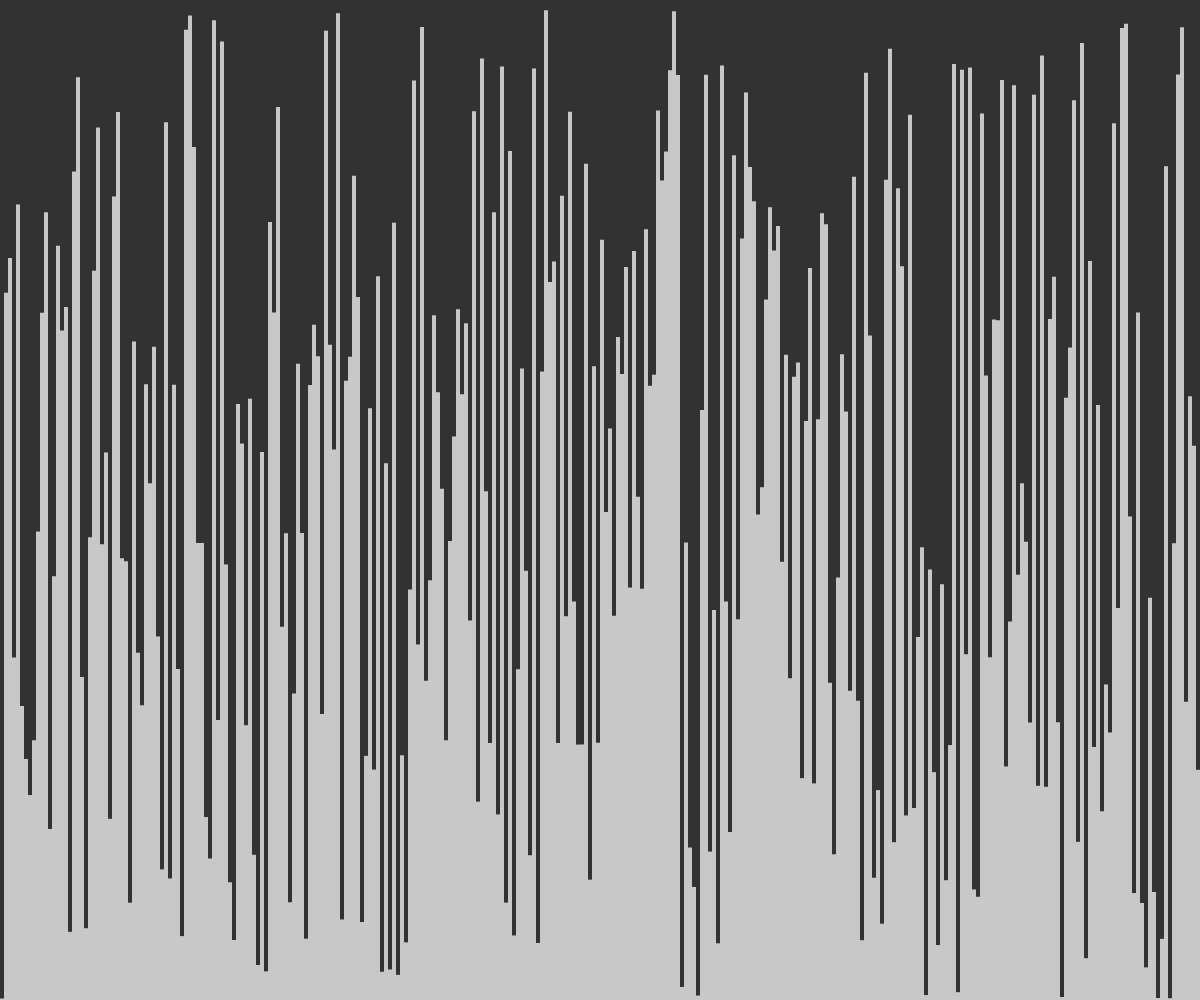
Frame 1 (no input)
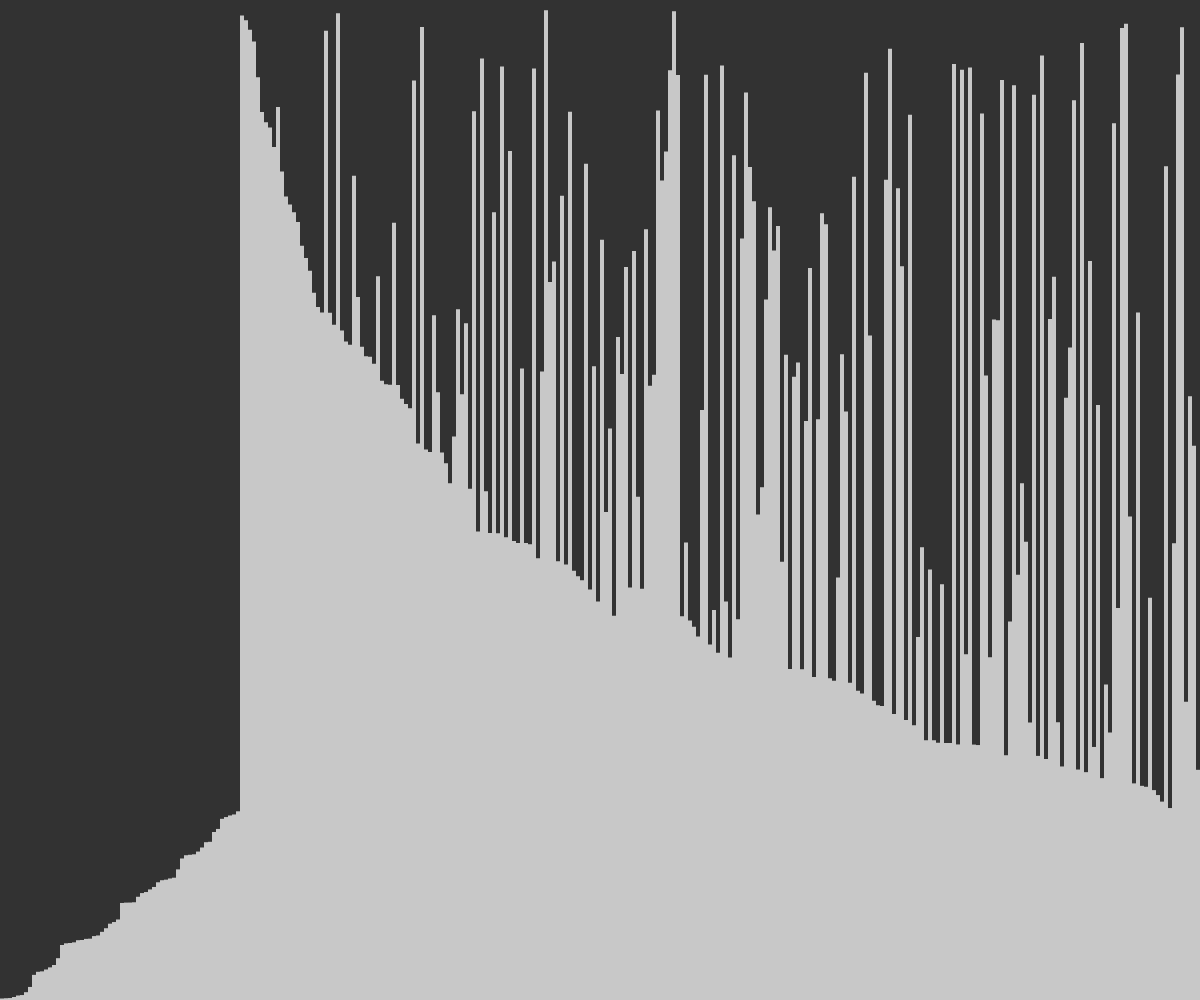
Frame 60 (no input)
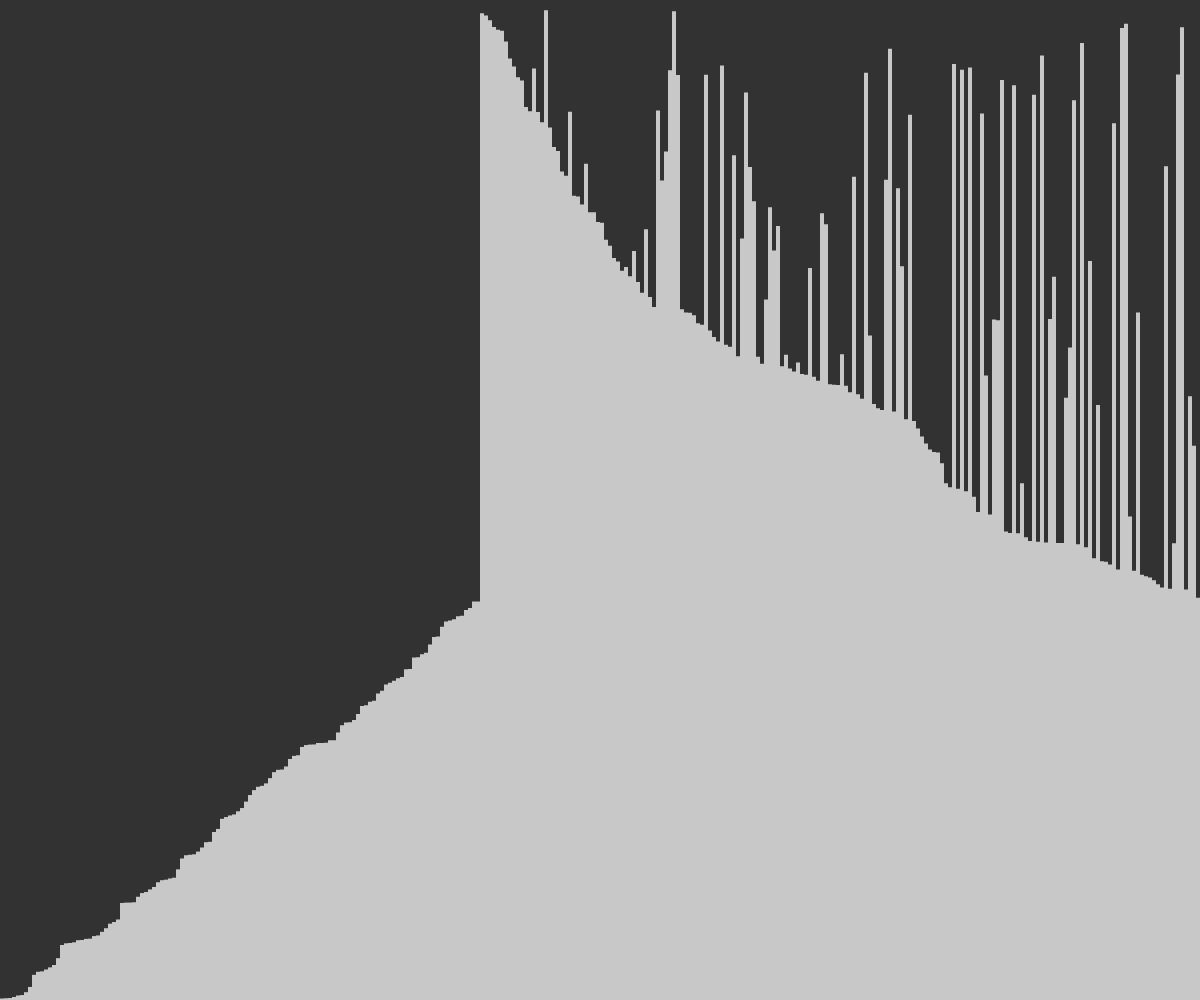
Frame 120 (the mouse pressed at the canvas centre since frame 60)

The p5.js sketch that drew these frames (run headless with seeded random() and noise() and a simulated clock; from frame 60 on, the mouse is pressed at the canvas centre):

// p5.js sketch
// ── sketch.js
let values = new Array(300);
let maxBarLength;
let barWidth;
let t0;

function setup() {
  createCanvas(windowWidth, windowHeight);
  maxBarLength = height - 10;
  barWidth = width / values.length;
  t0 = performance.now();
  for(let i = 0; i < values.length; i++) {
    values[i] = random(maxBarLength);
  }
}

let isSorted = false;
let comparisons = 0;
let i = 0;

function draw() {
  frameRate(10);
  background(50);
  noStroke();
  frameRate(60);

  if (i < values.length - 1) {
    for(let j = i + 1; j < values.length; j++) {
      if(values[i] > values[j]) {
        let temp = values[i];
        values[i] = values[j];
        values[j] = temp;
      }
    }
  } else {
      let time = round(performance.now() - t0) / 1000;
      print("finished");
      print(`Sorted ${values.length} elements in approximately        ${time} seconds.`);
      isSorted = true;
      noLoop();
  }
  i++;
  displayBars();
}

function displayBars() {
  for(let k = 0; k < values.length; k++) {
    if(isSorted)
      fill(255, 0, 0);
    else
      fill(200);
    rect(k * barWidth, height - values[k], barWidth, values[k]);
  }
  fill(0, 255, 0);
}
